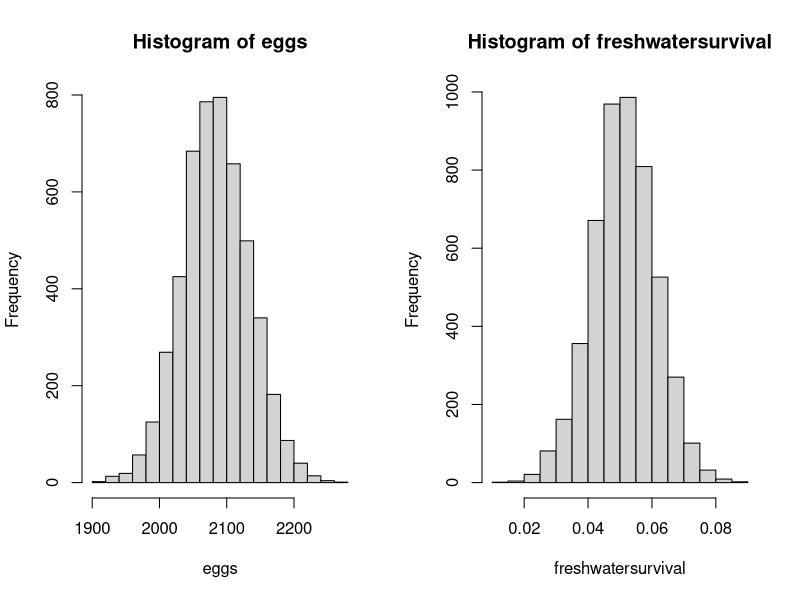
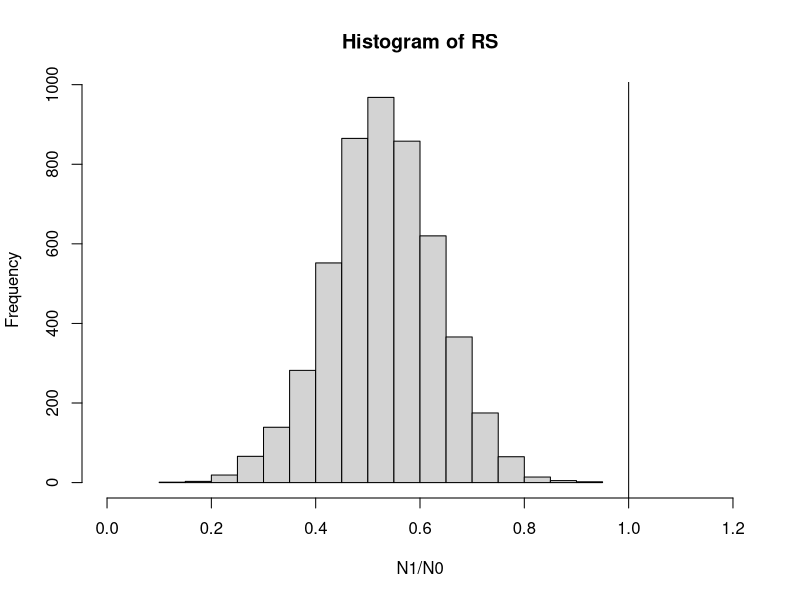

Here is the R script that generated these plots, in order:
recruitperspawner <- function(N1,N0,F,SF,SP,SM,Rr) #The model 
{
    rps_observed <- N1/N0
    rps_predicted <- F*SF*SP*SM*(1+Rr) #only need to estimate SF?
  return(Rps=list(rps_obs=rps_observed,rps_pre=rps_predicted,epsilon=rps_predicted-rps_observed))

}


DPSDPE <-  function(DPS,DPE,N1,N0,F,SF,SM,Rr)
{
    SJUS <- .6 #Foster to SJU survival 
    SP <- DPS*DPE*SJUS
    rps_observed <- N1/N0
    rps_predicted <- F*SF*SP*SM*(1+Rr) 
  return(Rps=list(rps_obs=rps_observed,rps_pre=rps_predicted,epsilon=rps_predicted-rps_observed))

}   


                                        #Obviously the stuff below is just testing the above routines.



print("So lets test out the above routines!")
print("lets get data!")
data=read.csv("steelhead.csv",sep="\t",header=T)
print(data)
print("So do we have rounding error from cutting and pasting data?")
print("data$Virgin/data$Spawner-data$R_S")
data$Virgin/data$Spawner-data$R_S
print("seems so, but checking excel and carrying more digits makes the difference go away.")
print("I think the inputs in this are mostly okay, so lets check it out!")
print("so now we just need to find the value of freshwater survival (fs) that makes things cool.")
fn <- function(fs){recruitperspawner(data$Virgin,data$Spawner,2083,fs,23.8/100,2.66/100,.14)}$eps
fnsum <- function(fs){sum(fn(fs)^2)} #just sum of squares... for now. 
f <- .20
z=optimize(fnsum,c(0,1))
print("So the value of freshwater mortality in equation 1 is:")
print(z$minimum)
print("This seems pretty close to 4.4 %... Look only a few percent off:")
percent=(abs(z$minimum-.044)/((z$minimum+.044)/2)*100)
print(percent)
print(paste(signif(percent,6), "%")) 
print("So I think we are probably making some progress?")
fn <- function(fs){recruitperspawner(data$RV,data$Spawner,2083,fs,23.8/100,2.66/100,.14)}$eps
fnsum <- function(fs){sum(fn(fs)^2)} #just sum of squares... for now. 
f <- .20
z=optimize(fnsum,c(0,1))
print("So the value of freshwater mortality in equation 1 is:")
print(z$minimum)
print("This seems pretty close to 5.06 %... Look only a few percent off:")
percent=(abs(z$minimum-.0506)/((z$minimum+.0506)/2)*100)
print(percent)
print(paste(signif(percent,6), "%")) 
print("So I think we are probably making some progress?")
print("So DPS and DPE?")
print("DPS=.6")
print("DPE=.66")
print("Pretty sure this is the same case as above")
fn <- function(fs){DPSDPE(.6, .6, data$RV,data$Spawner,2083,fs,2.66/100,.14)}$eps
fnsum <- function(fs){sum(fn(fs)^2)} #just sum of squares... for now. 
f <- .20
z=optimize(fnsum,c(0,1))
print("So the value of freshwater mortality in equation 1 is:")
print(z$minimum)
print("This seems pretty close to 5.6 %... Look only a few percent off:")
percent=(abs(z$minimum-.056)/((z$minimum+.056)/2)*100)
print(percent)
print(paste(signif(percent,6), "%")) 

print("Wait! The spreadsheet doesn't seem to do the optimization for DPSDPE?")
print(DPSDPE(.76, .98, data$RV,data$Spawner,2083,.044,2.66/100,.14)$rps_pre)
print(DPSDPE(.39, .7, data$RV,data$Spawner,2083,.044,2.66/100,.14)$rps_pre)

print("Outputs from the spreadsheet version in the \"this is where we want to get to eventually (plus performance vs fraction transplanted above Greenpeter after gen 1, 2, 3, 4)\" email")
print("Wait! The spreadsheet doesn't seem to do the optimization for DPSDPE?")
print("Freshwater survival 6.4 %")
print(DPSDPE(.76, .98, data$RV,data$Spawner,2083,.064,2.66/100,.14)$rps_pre)
print(DPSDPE(.39, .7, data$RV,data$Spawner,2083,.064,2.66/100,.14)$rps_pre)

print("Freshwater survival 5.1 %")
print(DPSDPE(.76, .98, data$RV,data$Spawner,2083,.051,2.66/100,.14)$rps_pre)
print(DPSDPE(.39, .7, data$RV,data$Spawner,2083,.051,2.66/100,.14)$rps_pre)




print("So to include uncertainty... are we basically doing something like this?")
print("With the correct inputted distributions? I just made these distributions up as prototypes. They are not informed by data.")
eggs <- rnorm(5000,2084,50)#the distribution of female eggs
freshwatersurvival <- rnorm(5000,.051,.01)#distribution of freshwater survival 
RS <- DPSDPE(.39, .7, data$RV,data$Spawner,eggs,freshwatersurvival,2.66/100,.14)$rps_pre

par(mfcol=c(1,2))
hist(eggs)
hist(freshwatersurvival)
X11()
hist(RS,xlim=c(0,max(c(1.2,max(RS)))),xlab="N1/N0")
abline(v=1)
